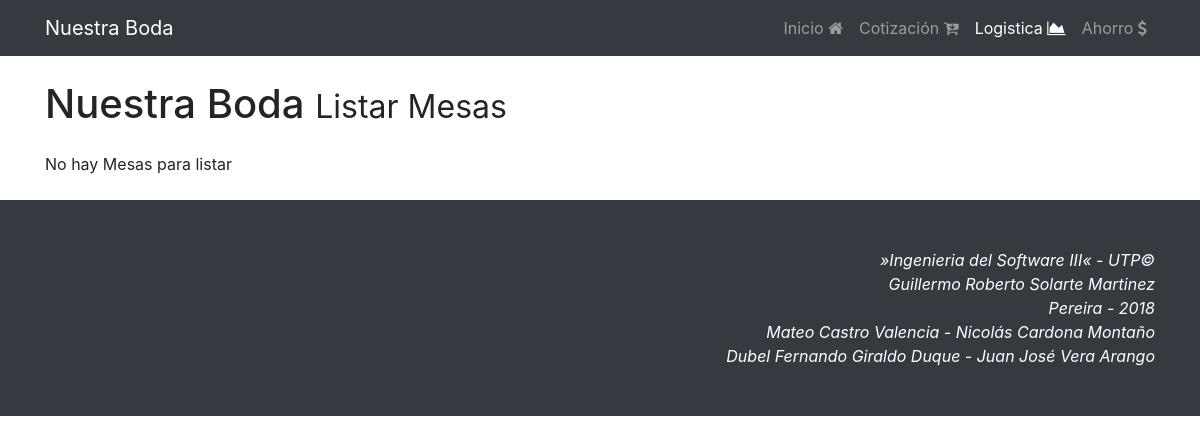
Before: /app/logistica/listar_mesas with the older database file.
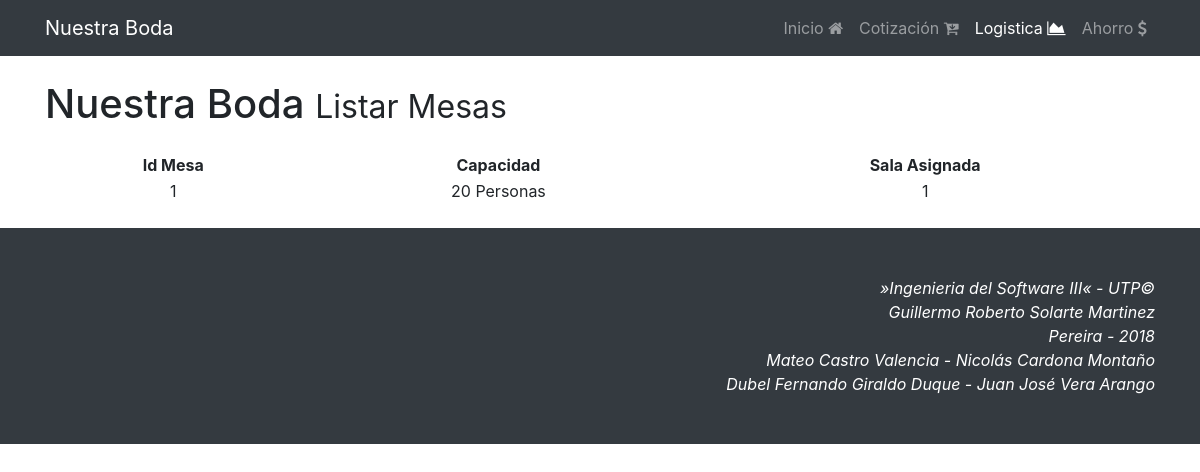
After: the same page with the newer database file.
### app/models.py (models this page shows, shortened)
class Sala(models.Model):
	id = models.CharField(max_length=20, primary_key=True)
	capacidad = models.IntegerField()

### app/views.py (the view)
# urls.py: path('logistica/listar_mesas', views.listar_mesas, name='listar_mesas'),
def listar_mesas(request):
	salas = Sala.objects.all()
	lista = []
	mesas = []
	for sala in salas:
		lista = list(Mesa.objects.all().filter(sala=sala))
		for l in lista:
			mesa = {}
			mesa["id"] = l.id
			mesa["capacidad"] = l.capacidad
			mesa["sala"] = sala
			mesas.append(mesa)
	mode = True
	if not len(mesas):
		msg = "No hay Mesas para listar"
		mode = False
	else:
		msg = ""
	context = {
		'mesas' : mesas,
		'mode' : mode,
		'msg' : msg
	}
	return render(request, 'listar_mesas.html', context)

### templates/listar_mesas.html (shortened to what this page needs)
{% extends "base.html" %}
{% load static %}
{% block active_log %}<li class="nav-item active">{% endblock %}
{% block jumbotrom %}Listar Mesas{% endblock %}
{% block container %}
{{msg}}
{% if mode %}
	<table style="width:100%" class="text-center">
  	<tr>
	    <th>Id Mesa</th>
	    <th>Capacidad</th>
	    <th>Sala Asignada</th>
  	</tr>
	{% for mesa in mesas %}
	<tr>
	    <td>{{mesa.id}}</td>
	    <td>{{mesa.capacidad}} Personas</td>
	    <td>{{mesa.sala.id}}</td>
	</tr>
	{% endfor %}
	</table>
{% endif %}
{% endblock %}

Changed rows visible on the page:
added Sala: id "1", capacidad "20", sala.id "1"
Other visible differences:
{{ msg }}: "No hay Mesas para listar" → (not shown)
text now shown: "Id Mesa Capacidad Sala Asignada"
